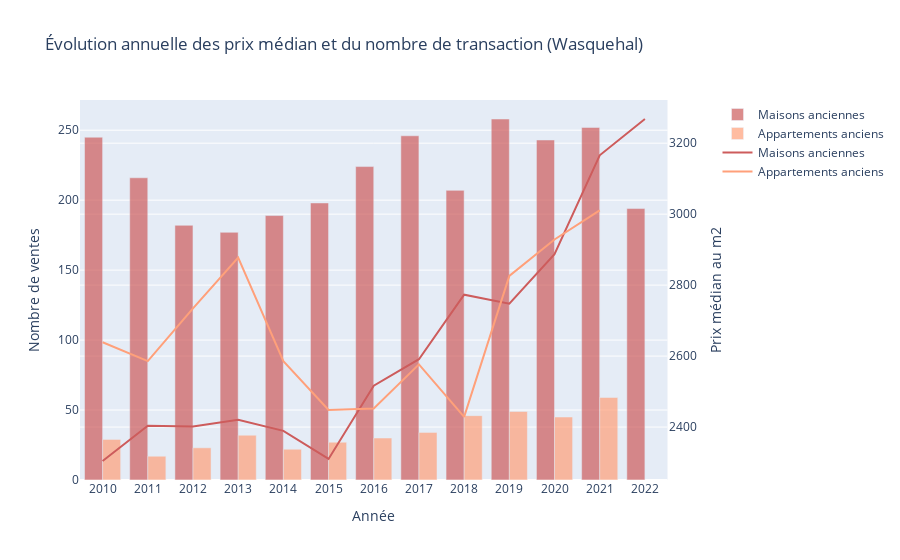

Write notebook code for a chart like this one.
### Code cell
df = prix.communes(code_insee="59646")

fig = make_subplots(specs=[[{"secondary_y": True}]])

palette = ["indianred", "lightsalmon"]

# Ajout des barres de nombre de transaction
fig.add_trace(
    go.Bar(
        x=df["annee"],
        y=df["nbtrans_cod1113"],
        name="Maisons anciennes",
        marker_color=palette[0],
        opacity=0.7,
    ),
    secondary_y=False,
)
fig.add_trace(
    go.Bar(
        x=df["annee"],
        y=df["nbtrans_cod1213"],
        name="Appartements anciens",
        marker_color=palette[1],
        opacity=0.7,
    ),
    secondary_y=False,
)

# Ajout des courbes de prix médian
fig.add_trace(
    go.Scatter(
        x=df["annee"],
        y=df["pxm2_median_cod1113"],
        mode="lines",
        name="Maisons anciennes",
        line=dict(color=palette[0]),
    ),
    secondary_y=True,
)
fig.add_trace(
    go.Scatter(
        x=df["annee"],
        y=df["pxm2_median_cod1213"],
        mode="lines",
        name="Appartements anciens",
        line=dict(color=palette[1]),
    ),
    secondary_y=True,
)

# Mise à jour de la mise en page du graphique
fig.update_layout(
    title="Évolution annuelle des prix médian et du nombre de transaction (Wasquehal)",
    xaxis_title="Année",
    yaxis_title="Nombre de ventes",
    yaxis2=dict(title="Prix médian au m2", overlaying="y", side="right"),
)

### Figure 1 — Plotly figure (JSON) as saved in the notebook; plotly's stock layout.template omitted (floating-point values rounded to 4 significant figures)
{"data": [{"marker": {"color": "indianred"}, "name": "Maisons anciennes", "opacity": 0.7, "type": "bar", "x": ["2010", "2011", "2012", "2013", "2014", "2015", "2016", "2017", "2018", "2019", "2020", "2021", "2022"], "xaxis": "x", "y": [245, 216, 182, 177, 189, 198, 224, 246, 207, 258, 243, 252, 194], "yaxis": "y"}, {"marker": {"color": "lightsalmon"}, "name": "Appartements anciens", "opacity": 0.7, "type": "bar", "x": ["2010", "2011", "2012", "2013", "2014", "2015", "2016", "2017", "2018", "2019", "2020", "2021", "2022"], "xaxis": "x", "y": [29, 17, 23, 32, 22, 27, 30, 34, 46, 49, 45, 59, null], "yaxis": "y"}, {"line": {"color": "indianred"}, "mode": "lines", "name": "Maisons anciennes", "type": "scatter", "x": ["2010", "2011", "2012", "2013", "2014", "2015", "2016", "2017", "2018", "2019", "2020", "2021", "2022"], "xaxis": "x", "y": [2304.0, 2404.0, 2401.0, 2420.0, 2389.0, 2310.0, 2517.0, 2591.0, 2773.0, 2748.0, 2887.0, 3166.0, 3268.0], "yaxis": "y2"}, {"line": {"color": "lightsalmon"}, "mode": "lines", "name": "Appartements anciens", "type": "scatter", "x": ["2010", "2011", "2012", "2013", "2014", "2015", "2016", "2017", "2018", "2019", "2020", "2021", "2022"], "xaxis": "x", "y": [2639.0, 2586.0, 2734.0, 2878.0, 2586.0, 2448.0, 2453.0, 2577.0, 2429.0, 2826.0, 2929.0, 3011.0, null], "yaxis": "y2"}], "layout": {"title": {"text": "Évolution annuelle des prix médian et du nombre de transaction (Wasquehal)"}, "xaxis": {"anchor": "y", "domain": [0, 0.94], "title": {"text": "Année"}}, "yaxis": {"anchor": "x", "domain": [0, 1], "title": {"text": "Nombre de ventes"}}, "yaxis2": {"anchor": "x", "overlaying": "y", "side": "right", "title": {"text": "Prix médian au m2"}}}}
